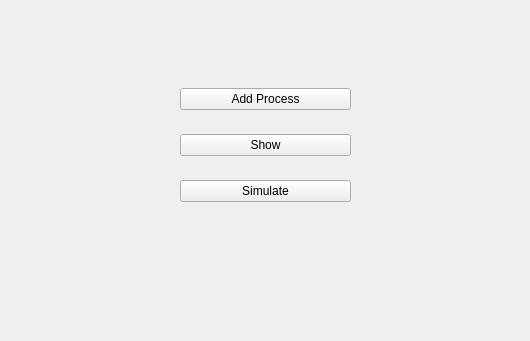
<?xml version="1.0" encoding="UTF-8"?>
<ui version="4.0">
 <class>Widget</class>
 <widget class="QWidget" name="Widget">
  <property name="geometry">
   <rect>
    <x>0</x>
    <y>0</y>
    <width>530</width>
    <height>341</height>
   </rect>
  </property>
  <property name="windowTitle">
   <string>Widget</string>
  </property>
  <widget class="QWidget" name="verticalLayoutWidget">
   <property name="geometry">
    <rect>
     <x>180</x>
     <y>70</y>
     <width>171</width>
     <height>151</height>
    </rect>
   </property>
   <layout class="QVBoxLayout" name="verticalLayout">
    <item>
     <widget class="QPushButton" name="AddProcess">
      <property name="text">
       <string>Add Process</string>
      </property>
     </widget>
    </item>
    <item>
     <widget class="QPushButton" name="show">
      <property name="text">
       <string>Show</string>
      </property>
     </widget>
    </item>
    <item>
     <widget class="QPushButton" name="pushButton">
      <property name="text">
       <string>Simulate</string>
      </property>
     </widget>
    </item>
   </layout>
  </widget>
 </widget>
 <resources/>
 <connections/>
</ui>
